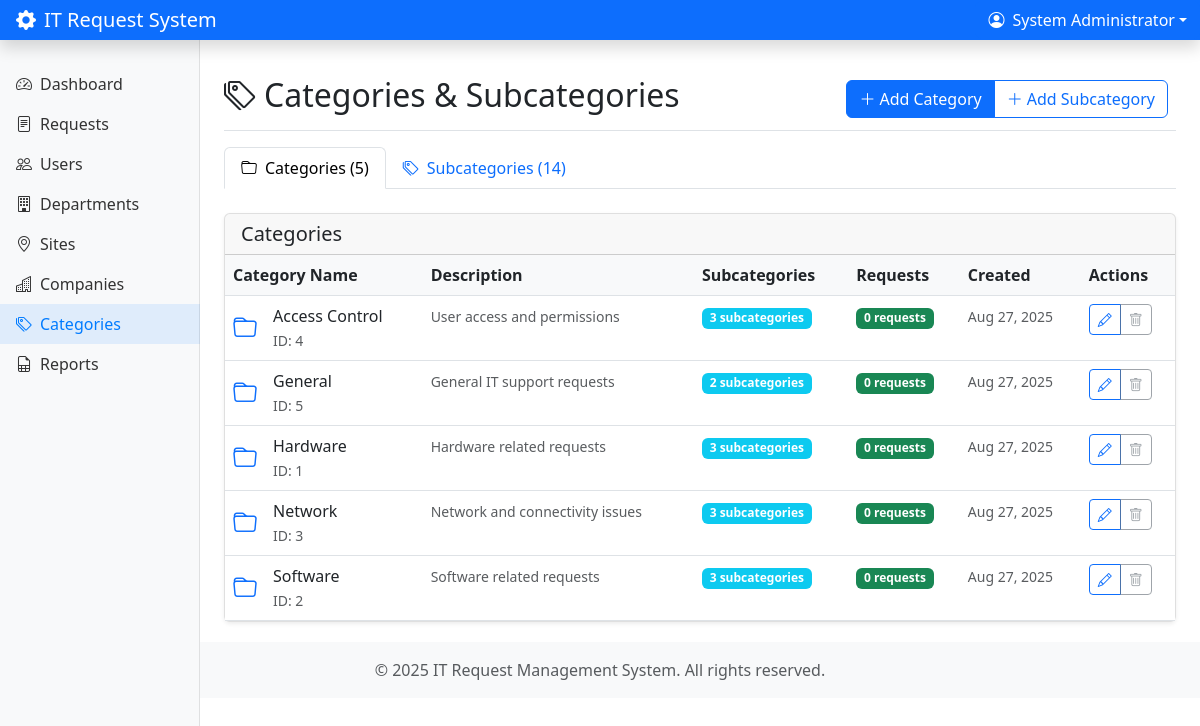
Screenshot of /categories/index.php (signed in) with the database file from the repository.
### tables this page shows
CREATE TABLE `categories` (
  `id` int(11) NOT NULL AUTO_INCREMENT,
  `name` varchar(255) NOT NULL,
  `description` text,
  `created_at` timestamp NOT NULL DEFAULT current_timestamp(),
  `updated_at` timestamp NOT NULL DEFAULT current_timestamp() ON UPDATE current_timestamp(),
  PRIMARY KEY (`id`),
  UNIQUE KEY `name` (`name`)
);

### config/db.php (called while the page is built, shortened)
<?php
function executeQuery($pdo, $query, $params = []) {
    try {
        $stmt = $pdo->prepare($query);
        $stmt->execute($params);
        return $stmt;
    } catch(PDOException $e) {
        error_log("Database error: " . $e->getMessage());
        return false;
    }
}
function fetchAll($pdo, $query, $params = []) {
    $stmt = executeQuery($pdo, $query, $params);
    return $stmt ? $stmt->fetchAll() : [];
}
?>

### categories/index.php (the view, shortened to what this page needs)
<?php
require_once '../includes/auth.php';
$categories = fetchAll($pdo, "
    SELECT c.*,
           COUNT(sc.id) as subcategory_count,
           COUNT(r.id) as request_count
    FROM categories c
    LEFT JOIN subcategories sc ON c.id = sc.category_id
    LEFT JOIN requests r ON c.id = r.category_id
    GROUP BY c.id
    ORDER BY c.name
");
$subcategories = fetchAll($pdo, "
    SELECT sc.*, c.name as category_name,
           COUNT(r.id) as request_count
    FROM subcategories sc
    JOIN categories c ON sc.category_id = c.id
    LEFT JOIN requests r ON sc.id = r.subcategory_id
    GROUP BY sc.id
    ORDER BY c.name, sc.name
");
include '../includes/header.php';
?>
<div class="d-flex justify-content-between flex-wrap flex-md-nowrap align-items-center pt-3 pb-2 mb-3 border-bottom">
    <h1 class="h2">
        <i class="bi bi-tags me-2"></i>Categories & Subcategories
    </h1>
    <div class="btn-toolbar mb-2 mb-md-0">
        <div class="btn-group me-2">
            <button type="button" class="btn btn-primary" data-bs-toggle="modal" data-bs-target="#categoryModal" onclick="openCreateCategoryModal()">
                <i class="bi bi-plus-lg me-1"></i>Add Category
            </button>
            <button type="button" class="btn btn-outline-primary" data-bs-toggle="modal" data-bs-target="#subcategoryModal" onclick="openCreateSubcategoryModal()">
                <i class="bi bi-plus-lg me-1"></i>Add Subcategory
            </button>
        </div>
    </div>
</div>
<ul class="nav nav-tabs mb-4" id="managementTabs" role="tablist">
    <li class="nav-item" role="presentation">
        <button class="nav-link active" id="categories-tab" data-bs-toggle="tab" data-bs-target="#categories" type="button" role="tab">
            <i class="bi bi-folder me-2"></i>Categories (<?php echo count($categories); ?>)
        </button>
    </li>
    <li class="nav-item" role="presentation">
        <button class="nav-link" id="subcategories-tab" data-bs-toggle="tab" data-bs-target="#subcategories" type="button" role="tab">
            <i class="bi bi-tags me-2"></i>Subcategories (<?php echo count($subcategories); ?>)
        </button>
    </li>
</ul>
<div class="tab-content" id="managementTabsContent">
    <div class="tab-pane fade show active" id="categories" role="tabpanel">
        <div class="card">
            <div class="card-header">
                <h5 class="card-title mb-0">Categories</h5>
            </div>
            <div class="card-body p-0">
                <?php if (empty($categories)): ?>
                    <div class="text-center py-5">
                        <i class="bi bi-folder display-1 text-muted"></i>
                        <h4 class="mt-3">No categories found</h4>
                        <p class="text-muted">Create your first category to get started.</p>
                        <button type="button" class="btn btn-primary" data-bs-toggle="modal" data-bs-target="#categoryModal" onclick="openCreateCategoryModal()">
                            <i class="bi bi-plus-lg me-1"></i>Add Category
                        </button>
                    </div>
                <?php else: ?>
                    <div class="table-responsive">
                        <table class="table table-hover mb-0">
                            <thead>
                                <tr>
                                    <th>Category Name</th>
                                    <th>Description</th>
                                    <th>Subcategories</th>
                                    <th>Requests</th>
                                    <th>Created</th>
                                    <th>Actions</th>
                                </tr>
                            </thead>
                            <tbody>
                                <?php foreach ($categories as $category): ?>
                                    <tr>
                                        <td>
                                            <div class="d-flex align-items-center">
                                                <i class="bi bi-folder text-primary me-3" style="font-size: 1.5rem;"></i>
                                                <div>
                                                    <div class="fw-medium"><?php echo htmlspecialchars($category['name']); ?></div>
                                                    <small class="text-muted">ID: <?php echo $category['id']; ?></small>
                                                </div>
                                            </div>
                                        </td>
                                        <td>
                                            <?php if ($category['description']): ?>
                                                <small class="text-muted"><?php echo htmlspecialchars(substr($category['description'], 0, 80)); ?>
                                                <?php if (strlen($category['description']) > 80) echo '...'; ?></small>
                                            <?php else: ?>
                                                <small class="text-muted fst-italic">No description</small>
                                            <?php endif; ?>
                                        </td>
                                        <td>
                                            <span class="badge bg-info"><?php echo $category['subcategory_count']; ?> subcategories</span>
                                        </td>
                                        <td>
                                            <span class="badge bg-success"><?php echo $category['request_count']; ?> requests</span>
                                        </td>
                                        <td>
                                            <small class="text-muted">
                                                <?php echo date('M j, Y', strtotime($category['created_at'])); ?>
                                            </small>
                                        </td>
                                        <td>
                                            <div class="btn-group btn-group-sm">
                                                <button type="button" class="btn btn-outline-primary"
                                                        onclick="openEditCategoryModal(<?php echo htmlspecialchars(json_encode($category)); ?>)"
                                                        title="Edit">
                                                    <i class="bi bi-pencil"></i>
                                                </button>
                                                <?php if ($category['subcategory_count'] == 0 && $category['request_count'] == 0): ?>
                                                    <button type="button" class="btn btn-outline-danger"
                                                            onclick="deleteCategory(<?php echo $category['id']; ?>, '<?php echo htmlspecialchars($category['name']); ?>')"
                                                            title="Delete">
                                                        <i class="bi bi-trash"></i>
                                                    </button>
                                                <?php else: ?>
                                                    <button type="button" class="btn btn-outline-secondary" disabled
                                                            title="Cannot delete - has subcategories or requests">
                                                        <i class="bi bi-trash"></i>
                                                    </button>
                                                <?php endif; ?>
                                            </div>
                                        </td>
                                    </tr>
                                <?php endforeach; ?>
                            </tbody>
                        </table>
                    </div>
                <?php endif; ?>
            </div>
        </div>
    </div>
</div>
<?php include '../includes/footer.php'; ?>

### includes/header.php (style rules this page uses)
.card { box-shadow: 0 0.125rem 0.25rem rgba(0, 0, 0, 0.075); border: 1px solid rgba(0, 0, 0, 0.125); }
.table th { border-top: none; font-weight: 600; background-color: #f8f9fa; }

### rows the page displays
categories: name "Access Control", id "4", description "User access and permissions", subcategory_count "3", request_count "0", created_at "Aug 27, 2025"
categories: name "General", id "5", description "General IT support requests", subcategory_count "2", request_count "0", created_at "Aug 27, 2025"
categories: name "Hardware", id "1", description "Hardware related requests", subcategory_count "3", request_count "0", created_at "Aug 27, 2025"
categories: name "Network", id "3", description "Network and connectivity issues", subcategory_count "3", request_count "0", created_at "Aug 27, 2025"
categories: name "Software", id "2", description "Software related requests", subcategory_count "3", request_count "0", created_at "Aug 27, 2025"

### other values shown
$current_user['name'] "System Administrator"
count($categories) "5"
count($subcategories) "14"
